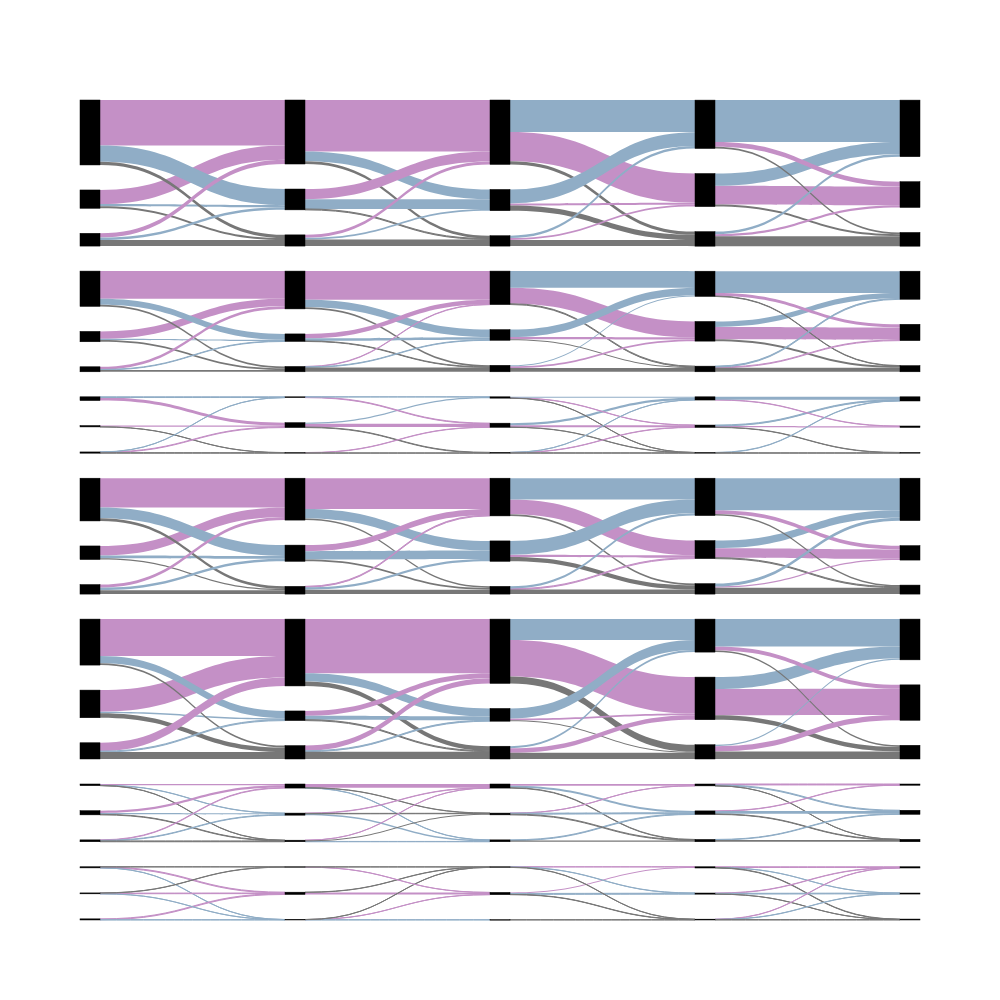

Notebook code cell kept with this figure:
### Code cell
import plotly.graph_objects as go
import plotly.io as pio

flow_colors = ['#C490C6', '#90ADC6', '#777777'] * 3 * 8 * 4

# Create the alluvial diagram
fig = go.Figure(data=[go.Sankey(
    node=dict(
        pad=25,
        thickness=20,
        line=dict(color="black", width=0.5),
        # label=label
    ),
    link=dict(
        source=source,
        target=target,
        value=value,
        color=flow_colors
    )
)])

# Update the layout and show the plot
fig.update_layout(
    title_text="",
    font_size=10,
    width=1000,  # Custom figure width
    height=1000  # Custom figure height
)
fig.show()

# Save the figure as a PDF
pio.write_image(fig, '/mnt/Storage/home/wangyiman/CHMsInOtherContexts/figures/make13_alluvial_inconsist_universalProcessSpecificNonCHM_ABOthers.pdf')

### Figure 1 — Plotly figure (JSON) as saved in the notebook; plotly's stock layout.template omitted (floating-point values rounded to 4 significant figures; data arrays with more than 128 entries replaced by an {"elided": "..."} marker saying what was removed)
{"data": [{"link": {"color": {"elided": "288 str values"}, "source": {"elided": "252 int values"}, "target": {"elided": "252 int values"}, "value": {"elided": "252 int values"}}, "node": {"line": {"color": "black", "width": 0.5}, "pad": 25, "thickness": 20}, "type": "sankey"}], "layout": {"font": {"size": 10}, "height": 1000, "title": {"text": ""}, "width": 1000}}
